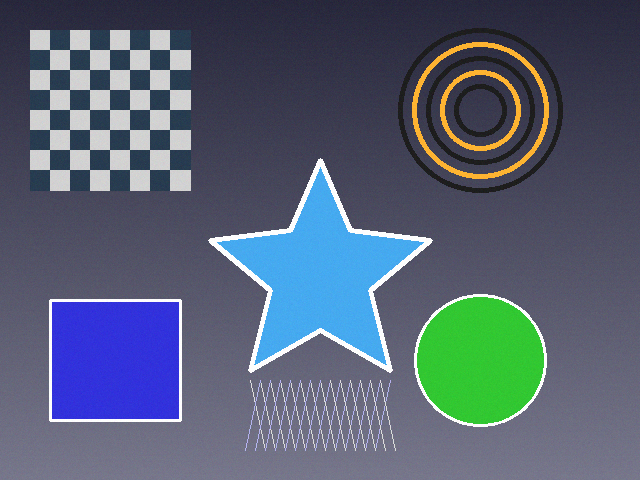
#> input picture data/single/sample.png, 640 x 480 px; its folder holds only this picture in this run
$ python -i segmentation.py   (imports and definitions only)   (older library calls are emulated)
#> lines starting #> are read from the running program, lines starting #| are printed output that depends on the picture; after the words box and inside, x2 and y2 are one past the last pixel; in counts of white or black regions, pixels touching at a corner belong together
### src/utils.py
"""
CV-Scope Core Utilities.

Provides robust image I/O, validation, directory management, performance timing,
and numerical statistics for image processing pipelines.
"""

import os
import time
from pathlib import Path
from typing import Tuple, Dict, Any, Union, Optional
import cv2
import numpy as np


class Timer:
    """High-precision context manager and utility for execution timing."""

    def __init__(self, name: str = "Operation"):
        self.name = name
        self.start_time: float = 0.0
        self.end_time: float = 0.0
        self.elapsed_ms: float = 0.0

    def __enter__(self):
        self.start_time = time.perf_counter()
        return self

    def __exit__(self, exc_type, exc_val, exc_tb):
        self.end_time = time.perf_counter()
        self.elapsed_ms = (self.end_time - self.start_time) * 1000.0


# [5 lines left out: function ensure_dir, not called in this run]


def validate_image(
    img: Optional[np.ndarray],
    min_dim: Tuple[int, int] = (10, 10),
    allow_grayscale: bool = True
) -> None:
    """
    Validate that an image array is well-formed, non-empty, and meets dimension criteria.

    Raises:
        ValueError: If image is None, empty, or has dimensions smaller than min_dim.
    """
    if img is None:
        raise ValueError("Image array is None. Failed to load or decode image.")
    if not isinstance(img, np.ndarray):
        raise TypeError(f"Expected numpy.ndarray, got {type(img).__name__}.")
    if img.size == 0:
        raise ValueError("Image array is empty (0 pixels).")
    if len(img.shape) < 2:
        raise ValueError(f"Image array must have at least 2 dimensions, got shape {img.shape}.")

    h, w = img.shape[:2]
    min_w, min_h = min_dim
    if h < min_h or w < min_w:
        raise ValueError(
            f"Image dimensions ({w}x{h}) are smaller than minimum allowed ({min_w}x{min_h})."
        )

    if not allow_grayscale and len(img.shape) == 2:
        raise ValueError("Expected multi-channel color image, but received single-channel grayscale.")


# [100 lines left out: functions load_image, save_image, compute_image_statistics, not called in this run]

### src/segmentation.py
"""
CV-Scope Edge and Segmentation Analysis Module.

Implements classical boundary extraction and spatial segmentation:
- Sobel directional spatial gradients (X and Y derivatives)
- Gradient magnitude and orientation estimation
- Canny edge detection (multi-stage non-maximum suppression and hysteresis)
- Otsu global thresholding & adaptive thresholding
- Morphological operations (opening, closing, gradient)
- Connected components spatial region labeling & morphological statistics
"""

from typing import Tuple, Optional, Dict, Any, List
import cv2
import numpy as np

from src.utils import validate_image, Timer
from config import EdgeSegmentationConfig


def compute_sobel(
    gray_img: np.ndarray,
    ksize: int = 3
) -> Dict[str, np.ndarray]:
    """
    Compute first-order spatial derivatives and gradient field using Sobel operator.

    Calculates:
    - Sobel X (horizontal gradient, dI/dx)
    - Sobel Y (vertical gradient, dI/dy)
    - Gradient Magnitude: G = sqrt(Gx^2 + Gy^2)
    - Gradient Orientation: theta = arctan2(Gy, Gx)

    Args:
        gray_img: Single-channel uint8 grayscale image.
        ksize: Aperture size for the Sobel filter (must be 1, 3, 5, or 7).

    Returns:
        dict:
        - 'sobel_x': float64 derivative along X
        - 'sobel_y': float64 derivative along Y
        - 'magnitude': float64 gradient magnitude
        - 'orientation': float64 orientation in radians [-pi, pi]
        - 'sobel_x_uint8': normalized uint8 representation
        - 'sobel_y_uint8': normalized uint8 representation
        - 'magnitude_uint8': normalized uint8 representation [0, 255]
    """
    validate_image(gray_img)
    if len(gray_img.shape) != 2:
        raise ValueError("Sobel gradient requires single-channel grayscale image.")
    if ksize not in (1, 3, 5, 7):
        raise ValueError(f"Sobel ksize must be 1, 3, 5, or 7, got {ksize}.")

    gx = cv2.Sobel(gray_img, cv2.CV_64F, 1, 0, ksize=ksize)
    gy = cv2.Sobel(gray_img, cv2.CV_64F, 0, 1, ksize=ksize)

    mag, angle = cv2.cartToPolar(gx, gy)

    # Scale to 8-bit displayable formats
    # For directional gradients, map negative-to-positive range to [0, 255]
    abs_gx = cv2.convertScaleAbs(gx)
    abs_gy = cv2.convertScaleAbs(gy)
    mag_scaled = cv2.normalize(mag, None, 0, 255, cv2.NORM_MINMAX, dtype=cv2.CV_8U)

    return {
        "sobel_x": gx,
        "sobel_y": gy,
        "magnitude": mag,
        "orientation": angle,
        "sobel_x_uint8": abs_gx,
        "sobel_y_uint8": abs_gy,
        "magnitude_uint8": mag_scaled
    }


def detect_canny_edges(
    gray_img: np.ndarray,
    low_thresh: int = 50,
    high_thresh: int = 150,
    aperture_size: int = 3,
    l2_gradient: bool = True
) -> np.ndarray:
    """
    Extract optimal step edges using Canny edge detector.

    Performs:
    1. Gaussian smoothing
    2. Gradient intensity computation
    3. Non-maximum suppression along gradient direction
    4. Hysteresis thresholding with dual thresholds

    Args:
        gray_img: Single-channel uint8 grayscale image.
        low_thresh: Lower hysteresis threshold for weak edges.
        high_thresh: Upper hysteresis threshold for strong edges.
        aperture_size: Sobel aperture size.
        l2_gradient: If True, uses Euclidean L2 norm sqrt(Gx^2 + Gy^2).

    Returns:
        np.ndarray: Binary edge map (0 or 255).
    """
    validate_image(gray_img)
    if len(gray_img.shape) != 2:
        raise ValueError("Canny edge detection requires single-channel grayscale image.")
    if low_thresh < 0 or high_thresh < 0:
        raise ValueError("Canny thresholds must be non-negative.")
    if low_thresh > high_thresh:
        # Auto-correct or warn
        low_thresh, high_thresh = high_thresh, low_thresh

    return cv2.Canny(
        gray_img,
        threshold1=low_thresh,
        threshold2=high_thresh,
        apertureSize=aperture_size,
        L2gradient=l2_gradient
    )


def apply_threshold(
    gray_img: np.ndarray,
    method: str = "otsu",
    block_size: int = 11,
    c_const: float = 2.0
) -> Tuple[np.ndarray, float]:
    """
    Segment foreground/background using global Otsu or adaptive Gaussian thresholding.

    Args:
        gray_img: Single-channel uint8 grayscale image.
        method: 'otsu' for intra-class variance minimization or 'adaptive' for localized thresholds.
        block_size: Neighborhood size for adaptive thresholding (must be odd).
        c_const: Constant subtracted from the mean or weighted mean in adaptive thresholding.

    Returns:
        Tuple[np.ndarray, float]: (binary_image, optimal_threshold_value)
    """
    validate_image(gray_img)
    if len(gray_img.shape) != 2:
        raise ValueError("Thresholding requires single-channel grayscale image.")

    if method.lower() == "otsu":
        # Otsu's bimodal thresholding computes optimal global threshold value T*
        thresh_val, binary = cv2.threshold(
            gray_img, 0, 255, cv2.THRESH_BINARY + cv2.THRESH_OTSU
        )
        return binary, float(thresh_val)
    elif method.lower() == "adaptive":
        if block_size % 2 == 0 or block_size < 3:
            raise ValueError(f"block_size must be odd and >= 3, got {block_size}.")
        binary = cv2.adaptiveThreshold(
            gray_img, 255, cv2.ADAPTIVE_THRESH_GAUSSIAN_C,
            cv2.THRESH_BINARY, block_size, c_const
        )
        return binary, float(np.mean(binary))
    else:
        raise ValueError(f"Unknown thresholding method '{method}'. Supported: 'otsu', 'adaptive'.")


def morphological_cleanup(
    binary_img: np.ndarray,
    ksize: int = 3,
    iterations: int = 1,
    shape: int = cv2.MORPH_RECT
) -> Dict[str, np.ndarray]:
    """
    Refine binary segmentation using mathematical morphology operations.

    - Opening: Erosion followed by Dilation (eliminates minor isolated noise).
    - Closing: Dilation followed by Erosion (fills pinholes and connects contours).
    - Morphological Gradient: Dilation minus Erosion (highlights object boundary contours).

    Args:
        binary_img: Single-channel binary image (uint8).
        ksize: Size of the structuring element.
        iterations: Repetitions of morphological operations.
        shape: Structuring element geometry (cv2.MORPH_RECT, cv2.MORPH_ELLIPSE, cv2.MORPH_CROSS).

    Returns:
        dict:
        - 'opened': cleaned binary map
        - 'closed': filled binary map
        - 'gradient': morphological perimeter gradient
    """
    validate_image(binary_img)
    kernel = cv2.getStructuringElement(shape, (ksize, ksize))

    opened = cv2.morphologyEx(binary_img, cv2.MORPH_OPEN, kernel, iterations=iterations)
    closed = cv2.morphologyEx(opened, cv2.MORPH_CLOSE, kernel, iterations=iterations)
    grad = cv2.morphologyEx(closed, cv2.MORPH_GRADIENT, kernel)

    return {
        "opened": opened,
        "closed": closed,
        "gradient": grad
    }


def segment_regions(
    binary_img: np.ndarray,
    min_area: int = 20
) -> Tuple[np.ndarray, List[Dict[str, Any]]]:
    """
    Perform connected-component labeling and extract geometric region properties.

    Args:
        binary_img: Cleaned single-channel binary image.
        min_area: Minimum pixel area to retain region (filters small noise artifacts).

    Returns:
        Tuple[np.ndarray, List[Dict]]:
        - labeled_mask: 2D array of component IDs
        - region_stats: list of dicts containing area, centroid, and bounding boxes
    """
    validate_image(binary_img)
    num_labels, labels, stats, centroids = cv2.connectedComponentsWithStats(
        binary_img, connectivity=8
    )

    regions = []
    for label_id in range(1, num_labels):  # Skip label 0 (background)
        area = int(stats[label_id, cv2.CC_STAT_AREA])
        if area < min_area:
            continue
        x = int(stats[label_id, cv2.CC_STAT_LEFT])
        y = int(stats[label_id, cv2.CC_STAT_TOP])
        w = int(stats[label_id, cv2.CC_STAT_WIDTH])
        h = int(stats[label_id, cv2.CC_STAT_HEIGHT])
        cx, cy = centroids[label_id]

        regions.append({
            "label": label_id,
            "area": area,
            "bbox": [x, y, w, h],
            "centroid": [round(float(cx), 2), round(float(cy), 2)]
        })

    return labels, regions


def create_color_label_map(labels: np.ndarray) -> np.ndarray:
    """Map integer region labels to a distinct pseudo-color RGB representation."""
    # Scale labels to [0, 255] and apply colormap
    norm_labels = cv2.normalize(labels.astype(np.float32), None, 0, 255, cv2.NORM_MINMAX, dtype=cv2.CV_8U)
    color_map = cv2.applyColorMap(norm_labels, cv2.COLORMAP_JET)
    # Zero out background (label 0)
    color_map[labels == 0] = [0, 0, 0]
    return cv2.cvtColor(color_map, cv2.COLOR_BGR2RGB)


def run_edge_segmentation(
    gray_img: np.ndarray,
    config: Optional[EdgeSegmentationConfig] = None
) -> Dict[str, Any]:
    """
    Execute full edge detection and segmentation suite with statistical summary.

    Returns:
        dict:
        - 'sobel': dictionary of Sobel derivatives and magnitude
        - 'canny': binary Canny edge map
        - 'binary_threshold': thresholded image
        - 'optimal_threshold': computed threshold value
        - 'morphology': dictionary of opened, closed, gradient maps
        - 'colored_regions': RGB colored segmentation map
        - 'edge_density': ratio of edge pixels to total image pixels
        - 'regions': list of segmented component statistics
        - 'num_regions': total valid detected components
        - 'elapsed_ms': execution time in milliseconds
    """
    if config is None:
        config = EdgeSegmentationConfig()

    with Timer("Edge & Segmentation") as timer:
        # 1. Sobel spatial gradients
        sobel_res = compute_sobel(gray_img, ksize=config.sobel_kernel_size)

        # 2. Canny edge detection
        canny = detect_canny_edges(
            gray_img,
            low_thresh=config.canny_low_threshold,
            high_thresh=config.canny_high_threshold
        )

        # 3. Edge density
        total_pixels = float(gray_img.shape[0] * gray_img.shape[1])
        edge_pixels = float(np.count_nonzero(canny))
        edge_density = round(edge_pixels / (total_pixels + 1e-6), 4)

        # 4. Binary thresholding
        binary, thresh_val = apply_threshold(gray_img, method=config.threshold_method)

        # 5. Morphological cleanup
        morph = morphological_cleanup(
            binary,
            ksize=config.morphology_kernel_size,
            iterations=config.morphology_iterations
        )

        # 6. Connected component region labeling
        labels, regions = segment_regions(morph["closed"])
        colored_labels = create_color_label_map(labels)

    return {
        "sobel": sobel_res,
        "canny": canny,
        "binary_threshold": binary,
        "optimal_threshold": round(thresh_val, 2),
        "morphology": morph,
        "colored_regions": colored_labels,
        "edge_density": edge_density,
        "regions": regions,
        "num_regions": len(regions),
        "elapsed_ms": round(timer.elapsed_ms, 2)
    }

>>> import cv2
>>> picture = cv2.imread('../data/single/sample.png', cv2.IMREAD_GRAYSCALE)
#> picture: shape (480, 640); min 22, max 255, mean 94.9
>>> result = run_edge_segmentation(picture)
#> in compute_sobel, `gy = cv2.Sobel(gray_img, cv2.CV_64F, 0, 1, ksize=ksize)`:
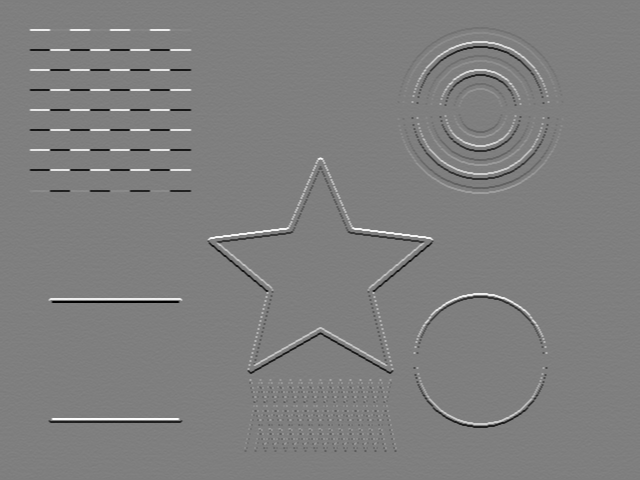
#> gy: shape (480, 640) float64; min -750, max 756, mean 1.3; drawn with min black and max white
#> in compute_sobel, `mag, angle = cv2.cartToPolar(gx, gy)`:
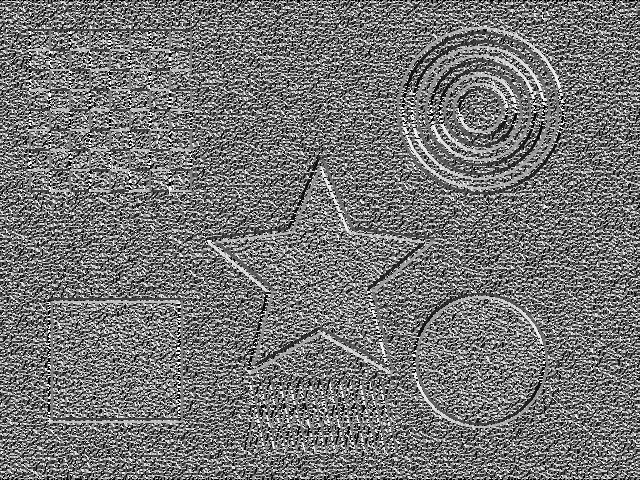
#> angle: shape (480, 640) float64; min 0, max 6.28, mean 2.89; drawn with min black and max white
#> in run_edge_segmentation, `sobel_res = compute_sobel(gray_img, ksize=config.sobel_kernel_size)`: sobel_res = 7 items
#> in detect_canny_edges, `return cv2.Canny( gray_img, threshold1=low_thresh, threshold2=high_thr..`:
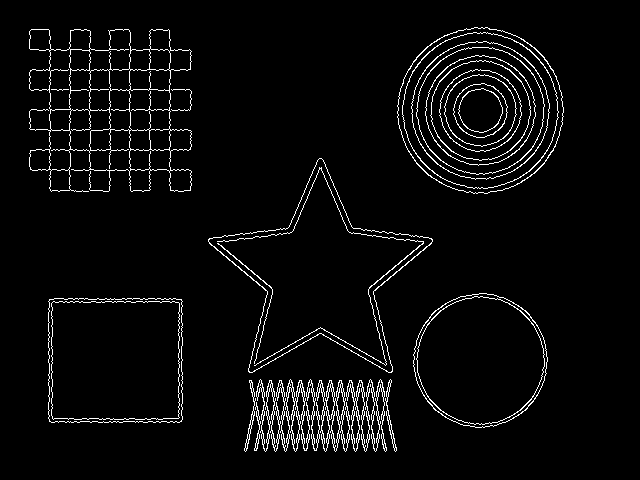
#> returned value: shape (480, 640); 4.1% white in thin lines or dots, all inside (x1, y1, x2, y2) = (29, 27, 564, 452)
#> in run_edge_segmentation, `edge_pixels = float(np.count_nonzero(canny))`: edge_pixels = 12672
#> in run_edge_segmentation, `edge_density = round(edge_pixels / (total_pixels + 1e-6), 4)`: edge_density = 0.0412
#> in apply_threshold, `thresh_val, binary = cv2.threshold( gray_img, 0, 255, cv2.THRESH_BINAR..`:
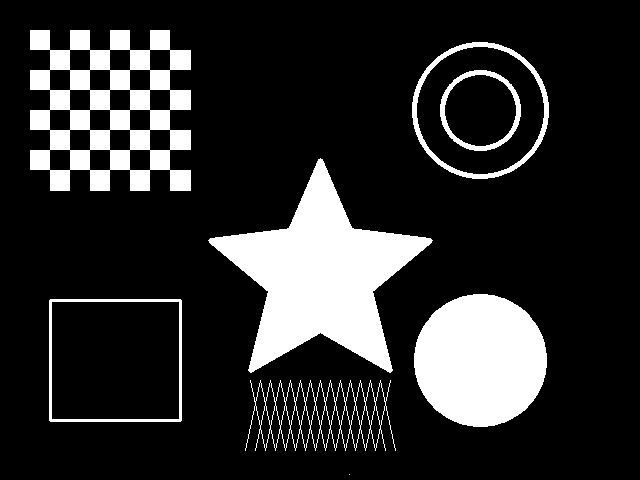
#> binary: shape (480, 640); 17.5% white; 8 white regions (1 under 20 px), largest, box (x1, y1, x2, y2) and area: (208, 158, 433, 373) 20269, (414, 294, 547, 427) 13889, (30, 30, 191, 191) 12961
#> in apply_threshold, `thresh_val, binary = cv2.threshold( gray_img, 0, 255, cv2.THRESH_BINAR..`: thresh_val = 127
#> in morphological_cleanup, `opened = cv2.morphologyEx(binary_img, cv2.MORPH_OPEN, kernel, iteratio..`: opened: shape (480, 640); 16.9% white; 6 white regions, box (x1, y1, x2, y2) and area: (209, 159, 432, 372) 20258, (414, 294, 547, 427) 13889, (30, 30, 191, 191) 12961, (412, 42, 549, 179) 2076, (49, 299, 182, 422) 1496, (440, 70, 521, 151) 1198
#> in morphological_cleanup, `grad = cv2.morphologyEx(closed, cv2.MORPH_GRADIENT, kernel)`:
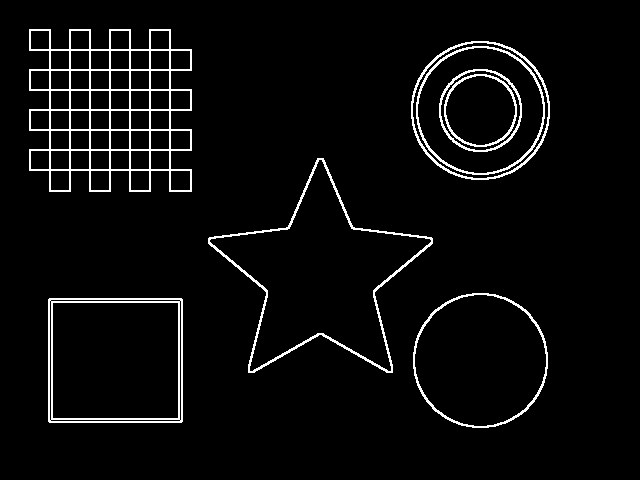
#> grad: shape (480, 640); 4.4% white in thin lines or dots, all inside (x1, y1, x2, y2) = (29, 29, 550, 428)
#> in run_edge_segmentation, `morph = morphological_cleanup( binary, ksize=config.morphology_kernel_..`: morph = 3 items
#> in segment_regions, `num_labels, labels, stats, centroids = cv2.connectedComponentsWithStat..`:
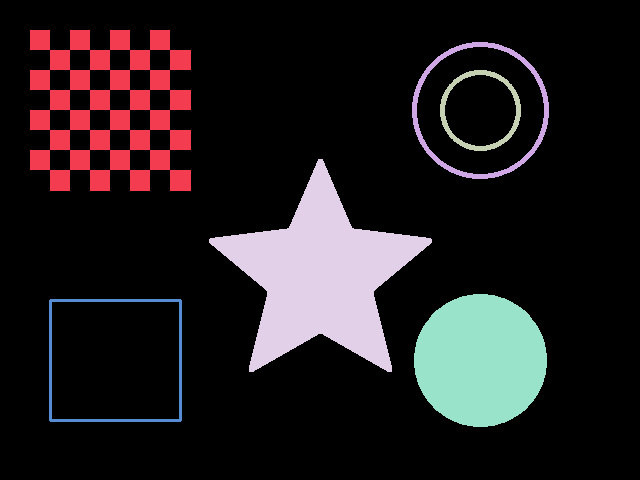
#> labels: shape (480, 640) int32; 7 distinct labels, from 0 to 6; one colour per label, 0 black
#> in segment_regions, `num_labels, labels, stats, centroids = cv2.connectedComponentsWithStat..`: num_labels = 7; stats = [[0, 0, 640, 480, 255317], [30, 30, 161, 161, 12961], [412, 42, 137, 137, 2076], [440, 70, 81, 81, 1198], [209, 159, 223, 213, 20263], [414, 294, 133, 133, 13889], [49, 299, 133, 123, 1496]]; centroids = [[320.5, 237.6], [110.1, 110.1], [479.9, 110], [480, 110], [320, 275.8], [480, 360], [115, 360]]
#> the loop in segment_regions, `for label_id in range(1, num_labels):` made 6 passes
#> (area, x, y, w, h, cx, cy) on passes 1 to 6: (12961, 30, 30, 161, 161, 110.1, 110.1), (2076, 412, 42, 137, 137, 479.9, 110), (1198, 440, 70, 81, 81, 480, 110), (20263, 209, 159, 223, 213, 320, 275.8), (13889, 414, 294, 133, 133, 480, 360), (1496, 49, 299, 133, 123, 115, 360)
#> after the loop in segment_regions, `for label_id in range(1, num_labels):`: regions = 6 items
#> in create_color_label_map, `color_map[labels == 0] = [0, 0, 0]`:
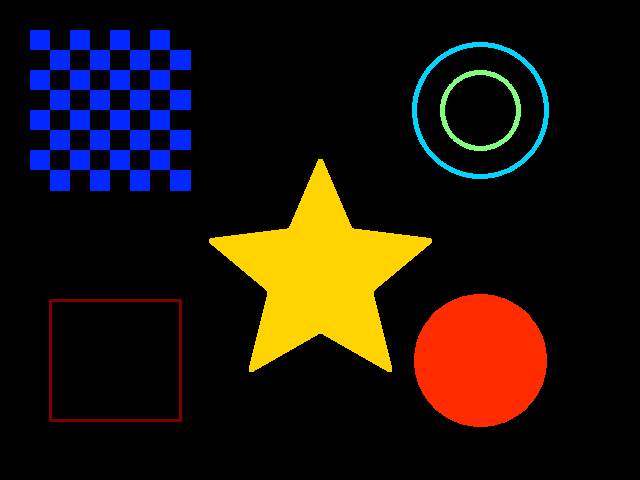
#> color_map: shape (480, 640, 3); mean B, G, R 13, 20.1, 29.5
#> result = 10 items
